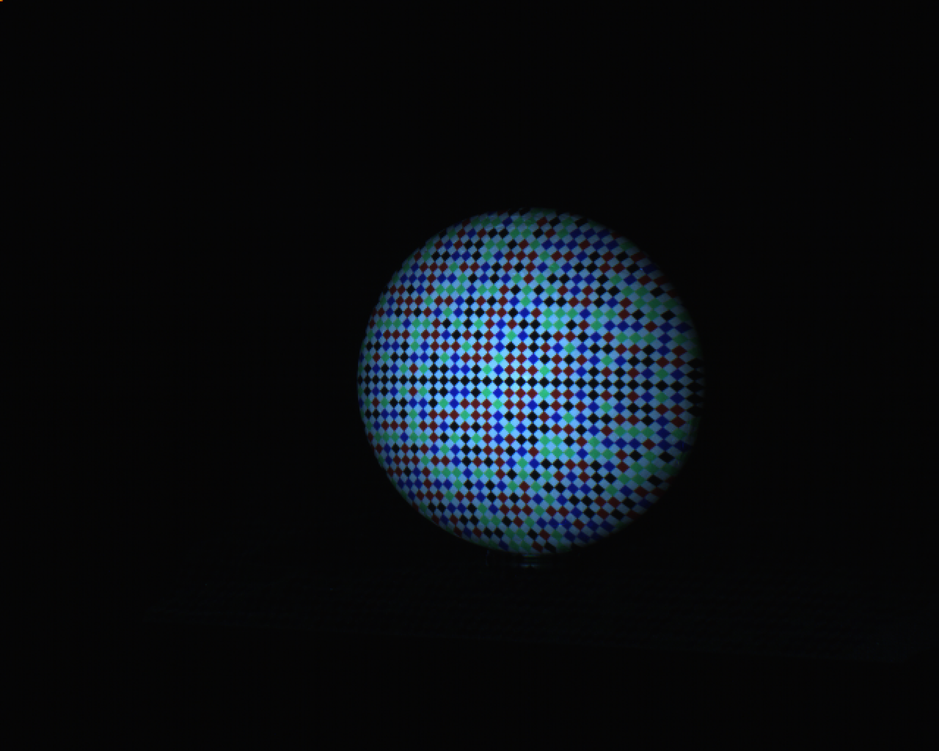
#> input picture square.png, 939 x 751 px, shrunk from 1280 x 1024 before the run; its folder holds only this picture in this run
$ python -i auto_whiteBalance.py   (imports and definitions only)
#> lines starting #> are read from the running program, lines starting #| are printed output that depends on the picture; long printed decimals are rounded
# -*- coding: UTF-8 -*-
import cv2
import numpy as np
import matplotlib.pyplot as plt


def draw(img, name):
    plt.title(name)
    hist_b = cv2.calcHist([img], [0], None, [256], [0, 256])
    hist_g = cv2.calcHist([img], [1], None, [256], [0, 256])
    hist_r = cv2.calcHist([img], [2], None, [256], [0, 256])
    col = ['b', 'g', 'r']
    j = 0
    for i in [hist_b, hist_g, hist_r]:
        plt.plot(i, color=col[j])
        j += 1
    plt.xlim([0, 256])
    # plt.show()


def detection(img):
    img_lab = cv2.cvtColor(img, cv2.COLOR_BGR2LAB)
    l, a, b = cv2.split(img_lab)
    d_a, d_b, M_a, M_b = 0, 0, 0, 0
    for i in range(m):
        for j in range(n):
            d_a = d_a + a[i][j]
            d_b = d_b + b[i][j]
    d_a, d_b = (d_a / (m * n)) - 128, (d_b / (n * m)) - 128
    D = np.sqrt((np.square(d_a) + np.square(d_b)))

    for i in range(m):
        for j in range(n):
            M_a = np.abs(a[i][j] - d_a - 128) + M_a
            M_b = np.abs(b[i][j] - d_b - 128) + M_b

    M_a, M_b = M_a / (m * n), M_b / (m * n)
    M = np.sqrt((np.square(M_a) + np.square(M_b)))
    k = D / M
    print('偏色值:%f' % k)
    return


def auto_whiteBalance():
    img = cv2.imread('square.png')
#> img is the input picture: shape (751, 939, 3); mean B, G, R 18.8, 14.5, 10.5
    b, g, r = cv2.split(img)
    global m, n
    m, n = b.shape
#> m = 751; n = 939
    detection(img)
#> in detection, `img_lab = cv2.cvtColor(img, cv2.COLOR_BGR2LAB)`: img_lab: shape (751, 939, 3); mean of channels 0, 1, 2 13.3, 128.2, 125.2
#> in detection, `l, a, b = cv2.split(img_lab)`:
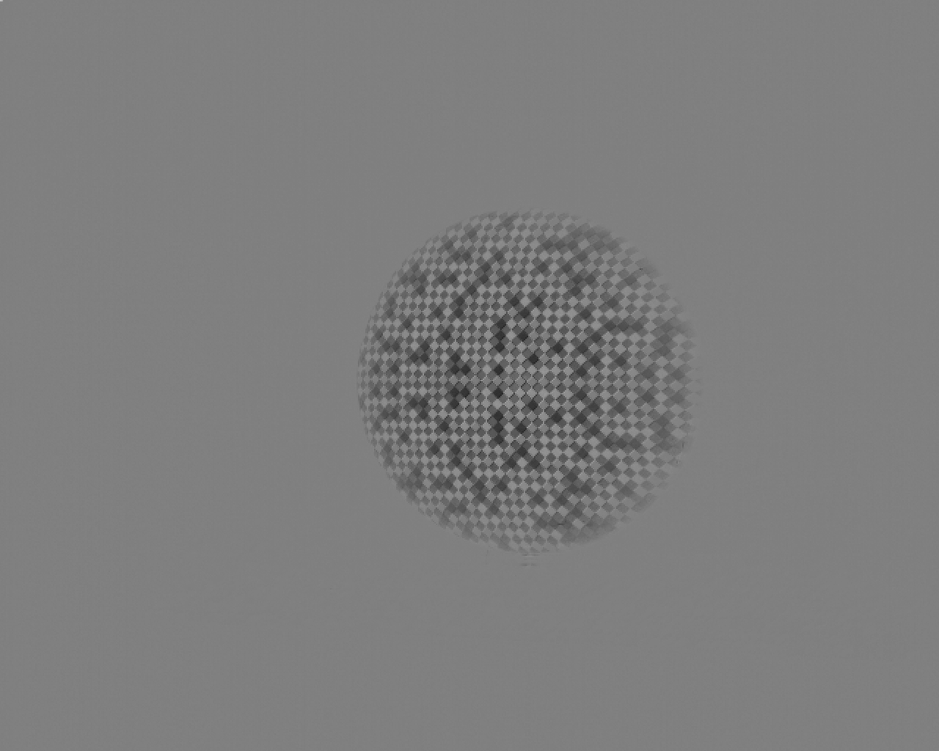
#> b: shape (751, 939); min 33, max 199, mean 125.2
#> after the loop in detection, `for i in range(m):`: d_a = 90428893; d_b = 88310757
#> in detection, `d_a, d_b = (d_a / (m * n)) - 128, (d_b / (n * m)) - 128`: d_a = 0.234; d_b = -2.77
#> in detection, `D = np.sqrt((np.square(d_a) + np.square(d_b)))`: D = 2.78
#> after the loop in detection, `for i in range(m):`: M_a = 1366085.7; M_b = 3328917.4
#> in detection, `M_a, M_b = M_a / (m * n), M_b / (m * n)`: M_a = 1.94; M_b = 4.72
#> in detection, `M = np.sqrt((np.square(M_a) + np.square(M_b)))`: M = 5.1
#> in detection, `k = D / M`: k = 0.545
#| 偏色值:0.5448
    plt.subplot(121)
    draw(img, 'origin')
#> in draw, `hist_b = cv2.calcHist([img], [0], None, [256], [0, 256])`: hist_b = 256 values, max 276887 at index 5, min 1 at index 0, mean 2754.6
#> in draw, `hist_g = cv2.calcHist([img], [1], None, [256], [0, 256])`: hist_g = 256 values, max 447122 at index 5, min 0 at index 0, mean 2754.6
#> in draw, `hist_r = cv2.calcHist([img], [2], None, [256], [0, 256])`: hist_r = 256 values, max 494905 at index 5, min 0 at index 1, mean 2754.6
#> the loop in draw, `for i in [hist_b, hist_g, hist_r]:` made 3 passes
#> after the loop in draw, `for i in [hist_b, hist_g, hist_r]:`: j = 3

    I_r, I_g, = 0, 0
    I_r_2 = np.zeros(r.shape)
    I_b_2 = np.zeros(b.shape)
    sum_I_r_2, sum_I_r, sum_I_b_2, sum_I_b, sum_I_g = 0, 0, 0, 0, 0
    max_I_r_2, max_I_r, max_I_b_2, max_I_b, max_I_g = int(r[0][0] ** 2), int(r[0][0]), int(b[0][0] ** 2), int(
        b[0][0]), int(
        g[0][0])
#> max_I_r_2 = 51529; max_I_r = 227; max_I_b_2 = 25; max_I_b = 5; max_I_g = 140
    for i in range(m):
        for j in range(n):
            I_r_2[i][j] = int(r[i][j] ** 2)
            I_b_2[i][j] = int(b[i][j] ** 2)
            sum_I_r_2 = I_r_2[i][j] + sum_I_r_2
            sum_I_b_2 = I_b_2[i][j] + sum_I_b_2
            sum_I_g = g[i][j] + sum_I_g
            sum_I_r = r[i][j] + sum_I_r
            sum_I_b = b[i][j] + sum_I_b
            if max_I_r < r[i][j]:
                max_I_r = r[i][j]
            if max_I_r_2 < I_r_2[i][j]:
                max_I_r_2 = I_r_2[i][j]
            if max_I_g < g[i][j]:
                max_I_g = g[i][j]
            if max_I_b_2 < I_b_2[i][j]:
                max_I_b_2 = I_b_2[i][j]
            if max_I_b < b[i][j]:
                max_I_b = b[i][j]
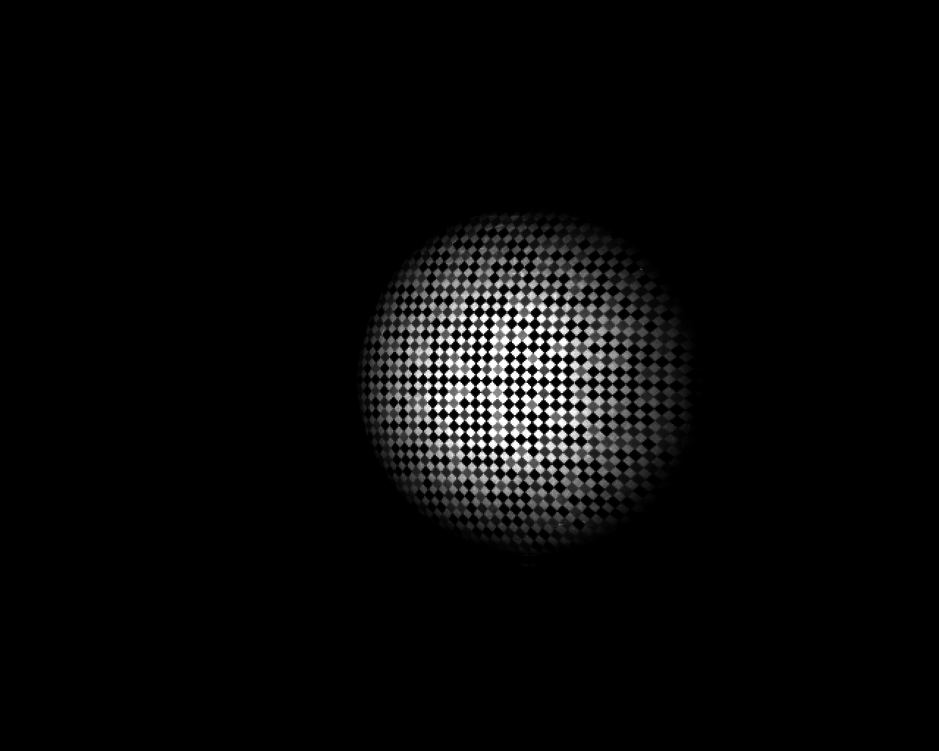
#> I_b_2: shape (751, 939) float64; min 0, max 65025, mean 2209.6; drawn with min black and max white
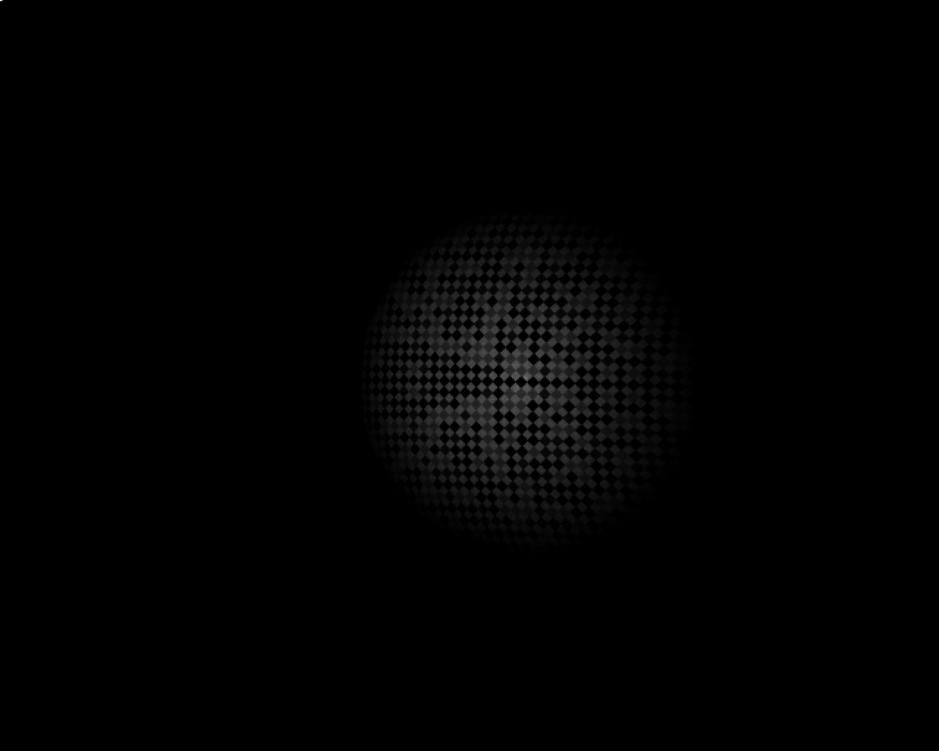
#> I_r_2: shape (751, 939) float64; min 0, max 51529, mean 443.7; drawn with min black and max white
#> after the loop, max_I_b = 255; max_I_b_2 = 65025; max_I_g = 246; max_I_r = 227; max_I_r_2 = 51529; sum_I_b = 13230588; sum_I_b_2 = 1.56e+09; sum_I_g = 10237606; sum_I_r = 7436262; sum_I_r_2 = 312870244

    [u_b, v_b] = np.matmul(np.linalg.inv([[sum_I_b_2, sum_I_b], [max_I_b_2, max_I_b]]), [sum_I_g, max_I_g])
#> u_b = 0.00139; v_b = 0.61
    [u_r, v_r] = np.matmul(np.linalg.inv([[sum_I_r_2, sum_I_r], [max_I_r_2, max_I_r]]), [sum_I_g, max_I_g])
#> u_r = -0.00158; v_r = 1.44
    print(u_b, v_b, u_r, v_r)
#| 0.001391 0.6099 -0.001584 1.443
    b0, g0, r0 = np.zeros(b.shape, np.uint8), np.zeros(g.shape, np.uint8), np.zeros(r.shape, np.uint8)
    for i in range(m):
        for j in range(n):
            b0[i][j] = u_b * (b[i][j] ** 2) + v_b * b[i][j]
            g0[i][j] = g[i][j]
            # r0[i][j] = r[i][j]
            r0[i][j] = u_r * (r[i][j] ** 2) + v_r * r[i][j]
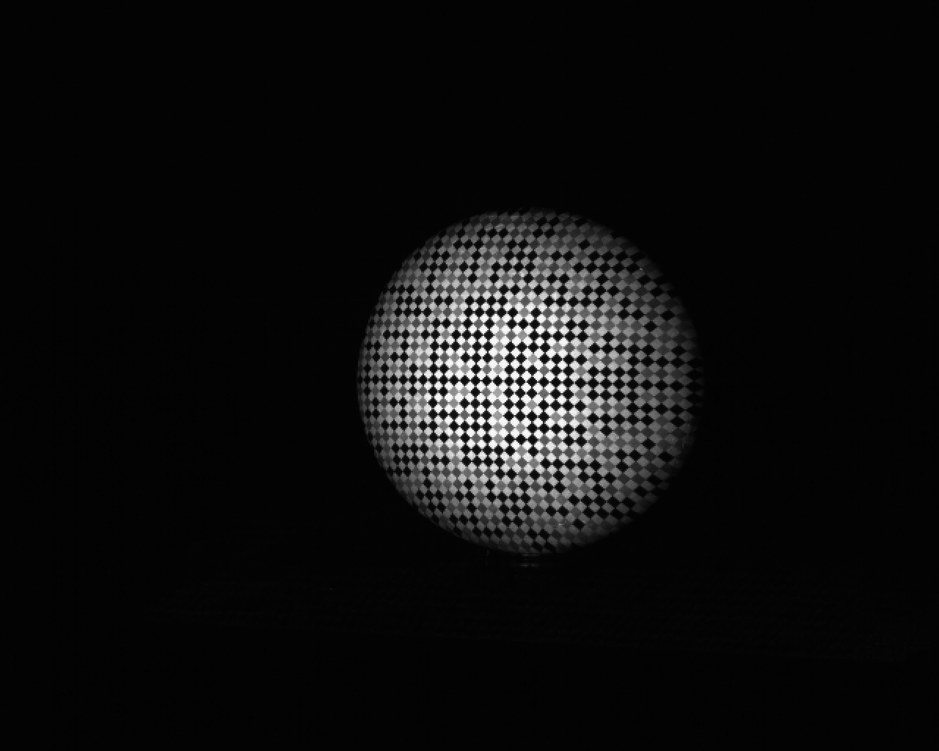
#> b0: shape (751, 939); min 0, max 246, mean 14.1
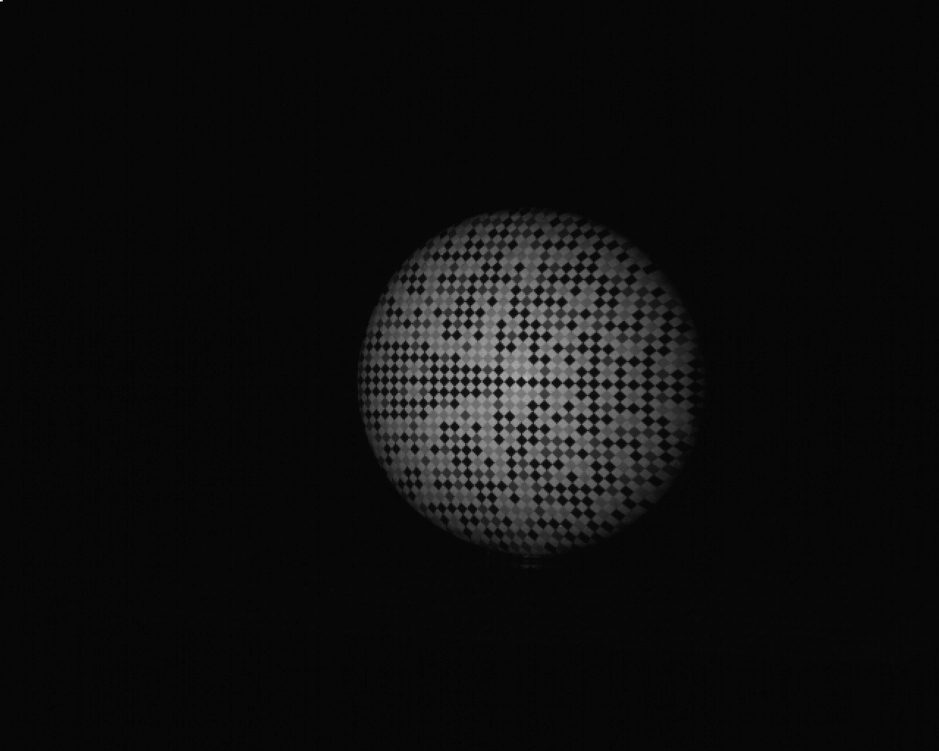
#> r0: shape (751, 939); min 0, max 246, mean 14.2
    img_0 = cv2.merge([b0, g0, r0])
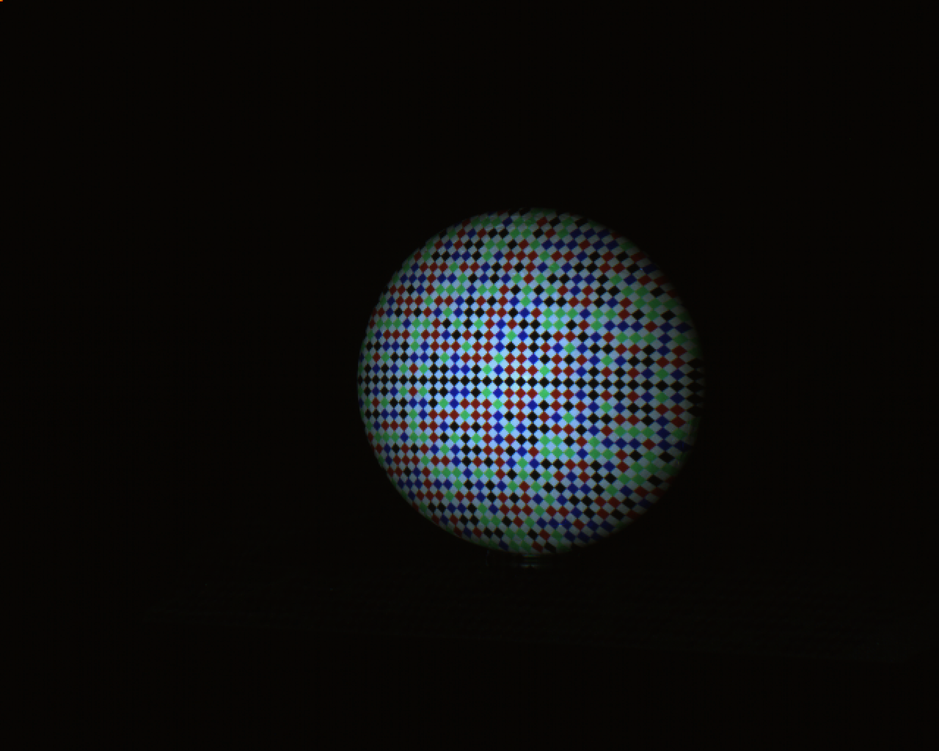
#> img_0: shape (751, 939, 3); mean of channels 0, 1, 2 14.1, 14.5, 14.2; drawn as B, G, R
    cv2.imwrite("white-balance-image.png", img_0)

    detection(img_0)
#> in detection (call 2), `img_lab = cv2.cvtColor(img, cv2.COLOR_BGR2LAB)`: img_lab: shape (751, 939, 3); mean of channels 0, 1, 2 13.4, 128.2, 128.1
#| 偏色值:0.06619
    plt.subplot(122)
    draw(img_0, 'fix')
#> the loop in draw (call 2), `for i in [hist_b, hist_g, hist_r]:` made 3 passes
    plt.show()
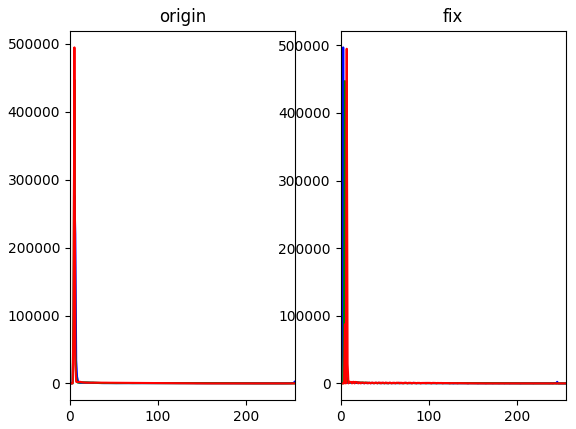
#> figure drawn by matplotlib, 2 panels; panel 1: curve peaks at x = 5, y = 276887; panel 1: curve peaks at x = 5, y = 447122; panel 1: curve peaks at x = 5, y = 494905; panel 2: curve peaks at x = 3, y = 496917
    return img_0

>>> result = auto_whiteBalance()
